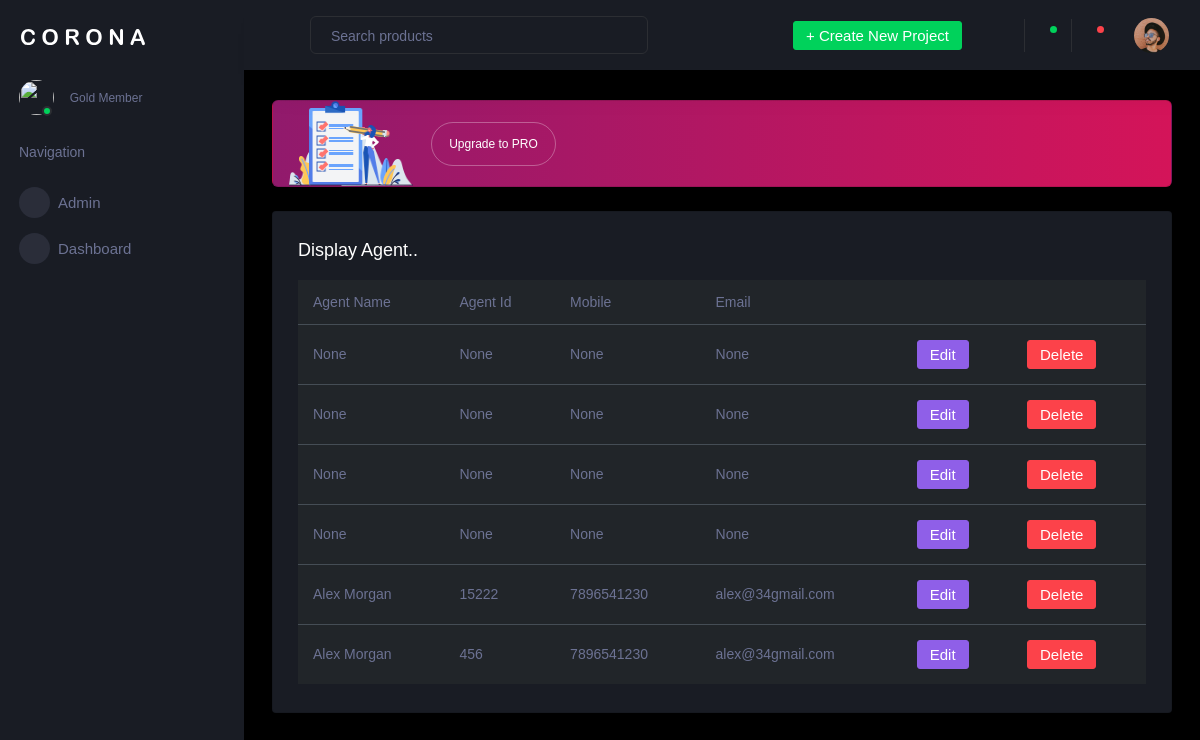
Page /luxuaryvillaApp/displayAgent_fun/ on the committed database.
### luxuaryvillaApp/models.py (models this page shows)
class AgentsDb(models.Model):
    Agent_name=models.CharField(max_length=100,null=True,blank=True)
    Agent_id=models.IntegerField(null=True,blank=True)
    Mobile=models.IntegerField(null=True,blank=True)
    Email=models.EmailField(null=True,blank=True)

### luxuaryvillaApp/views.py (the view)
# urls.py: path('displayAgent_fun/',views.displayAgent_fun,name="displayAgent_fun"),
def displayAgent_fun(req):
    Agent=AgentsDb.objects.all()
    return render(req,"DisplayAgent.html",{'Agent':Agent})

### luxuaryvillaApp/Templates/DisplayAgent.html (shortened to what this page needs)
<!DOCTYPE html>
{% extends 'index.html' %}
{% block content %}
<html lang="en">
<head>
</head>
<body>
<div class="col-lg-12 grid-margin stretch-card">
                <div class="card">
                  <div class="card-body">
                      <form method="post" action="{% url 'saveAgent_page' %}" enctype="multipart/form-data">
                    <h4 class="card-title">Display Agent..</h4>
                    <div class="table-responsive">
                      <table class="table table-dark">
                        <thead>
                          <tr>
                            <th> Agent Name</th>
                            <th>  Agent Id </th>
                            <th> Mobile </th>
                            <th>Email</th>
                          </tr>
                        </thead>
                        <tbody>
                        {% for i in Agent %}
                          <tr>
                            <td> {{i.Agent_name}}</td>
                            <td> {{i.Agent_id}} </td>
                            <td> {{i.Mobile}}</td>
                            <td> {{i.Email}}</td>
                             <form action="{% url 'editAgent' dataid=i.id %}">
                              <td>
                                <button type="submit" class="btn btn-info">Edit</button>
                              </td>
                            </form>
                            <form action="{% url 'deleteAgent_fn' dataid=i.id %}">
                              <td>
                              <button type="submit" class="btn btn-danger">Delete</button>
                              </td>
                            </form>
                          </tr>
                        {% endfor %}
                        </tbody>
                      </table>
                    </div>
                  </div>
                </div>
              </div>
{% endblock %}

### rows in the picture
AgentsDb: Agent_name "None", Agent_id "None", Mobile "None", Email "None"
AgentsDb: Agent_name "None", Agent_id "None", Mobile "None", Email "None"
AgentsDb: Agent_name "None", Agent_id "None", Mobile "None", Email "None"
AgentsDb: Agent_name "None", Agent_id "None", Mobile "None", Email "None"
AgentsDb: Agent_name "Alex Morgan", Agent_id "15222", Mobile "7896541230", Email "alex@34gmail.com"
AgentsDb: Agent_name "Alex Morgan", Agent_id "456", Mobile "7896541230", Email "alex@34gmail.com"
